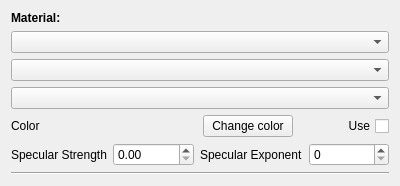
<?xml version="1.0" encoding="UTF-8"?>
<ui version="4.0">
 <class>WidgetMaterial</class>
 <widget class="QWidget" name="WidgetMaterial">
  <property name="geometry">
   <rect>
    <x>0</x>
    <y>0</y>
    <width>400</width>
    <height>166</height>
   </rect>
  </property>
  <property name="windowTitle">
   <string>Form</string>
  </property>
  <layout class="QVBoxLayout" name="verticalLayout">
   <item>
    <widget class="QLabel" name="label">
     <property name="font">
      <font>
       <weight>75</weight>
       <bold>true</bold>
      </font>
     </property>
     <property name="text">
      <string>Material:</string>
     </property>
    </widget>
   </item>
   <item>
    <widget class="QComboBox" name="materialComboBox"/>
   </item>
   <item>
    <widget class="QComboBox" name="textureComboBox"/>
   </item>
   <item>
    <widget class="QComboBox" name="shaderComboBox"/>
   </item>
   <item>
    <layout class="QHBoxLayout" name="horizontalLayout">
     <item>
      <widget class="QLabel" name="label_2">
       <property name="text">
        <string>Color</string>
       </property>
      </widget>
     </item>
     <item>
      <widget class="QLabel" name="colorLabel">
       <property name="minimumSize">
        <size>
         <width>40</width>
         <height>0</height>
        </size>
       </property>
       <property name="autoFillBackground">
        <bool>true</bool>
       </property>
       <property name="text">
        <string/>
       </property>
      </widget>
     </item>
     <item>
      <widget class="QPushButton" name="colorButton">
       <property name="text">
        <string>Change color</string>
       </property>
      </widget>
     </item>
     <item>
      <widget class="QCheckBox" name="useColor">
       <property name="layoutDirection">
        <enum>Qt::RightToLeft</enum>
       </property>
       <property name="text">
        <string>Use</string>
       </property>
      </widget>
     </item>
    </layout>
   </item>
   <item>
    <layout class="QHBoxLayout" name="horizontalLayout_2">
     <item>
      <widget class="QLabel" name="label_3">
       <property name="text">
        <string>Specular Strength</string>
       </property>
      </widget>
     </item>
     <item>
      <widget class="QDoubleSpinBox" name="specularStrength">
       <property name="maximum">
        <double>2.000000000000000</double>
       </property>
       <property name="singleStep">
        <double>0.100000000000000</double>
       </property>
      </widget>
     </item>
     <item>
      <widget class="QLabel" name="label_4">
       <property name="text">
        <string>Specular Exponent</string>
       </property>
      </widget>
     </item>
     <item>
      <widget class="QSpinBox" name="specularExponent">
       <property name="maximum">
        <number>255</number>
       </property>
      </widget>
     </item>
    </layout>
   </item>
   <item>
    <widget class="Line" name="line">
     <property name="orientation">
      <enum>Qt::Horizontal</enum>
     </property>
    </widget>
   </item>
  </layout>
 </widget>
 <resources/>
 <connections/>
</ui>
